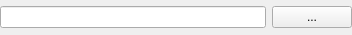
<?xml version="1.0" encoding="UTF-8"?>
<ui version="4.0">
 <class>ImageFileWidget</class>
 <widget class="QWidget" name="ImageFileWidget">
  <property name="geometry">
   <rect>
    <x>0</x>
    <y>0</y>
    <width>352</width>
    <height>35</height>
   </rect>
  </property>
  <property name="windowTitle">
   <string>Form</string>
  </property>
  <layout class="QHBoxLayout" name="horizontalLayout" stretch="1,0">
   <property name="leftMargin">
    <number>0</number>
   </property>
   <property name="topMargin">
    <number>0</number>
   </property>
   <property name="rightMargin">
    <number>0</number>
   </property>
   <property name="bottomMargin">
    <number>0</number>
   </property>
   <item>
    <widget class="QLineEdit" name="lineEdit">
     <property name="alignment">
      <set>Qt::AlignRight|Qt::AlignTrailing|Qt::AlignVCenter</set>
     </property>
    </widget>
   </item>
   <item>
    <widget class="QPushButton" name="pushButton">
     <property name="text">
      <string>...</string>
     </property>
    </widget>
   </item>
  </layout>
 </widget>
 <resources/>
 <connections/>
</ui>
